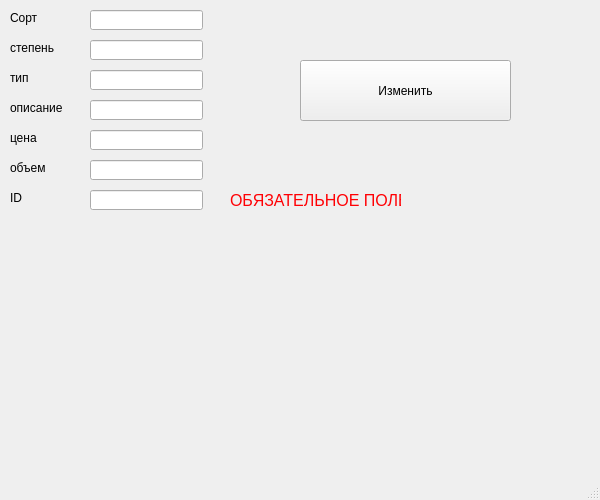
<?xml version="1.0" encoding="UTF-8"?>
<ui version="4.0">
 <class>MainWindow</class>
 <widget class="QMainWindow" name="MainWindow">
  <property name="geometry">
   <rect>
    <x>0</x>
    <y>0</y>
    <width>600</width>
    <height>500</height>
   </rect>
  </property>
  <property name="windowTitle">
   <string>MainWindow</string>
  </property>
  <widget class="QWidget" name="centralwidget">
   <widget class="QLineEdit" name="sort">
    <property name="geometry">
     <rect>
      <x>90</x>
      <y>10</y>
      <width>113</width>
      <height>20</height>
     </rect>
    </property>
   </widget>
   <widget class="QLineEdit" name="step">
    <property name="geometry">
     <rect>
      <x>90</x>
      <y>40</y>
      <width>113</width>
      <height>20</height>
     </rect>
    </property>
   </widget>
   <widget class="QLineEdit" name="type">
    <property name="geometry">
     <rect>
      <x>90</x>
      <y>70</y>
      <width>113</width>
      <height>20</height>
     </rect>
    </property>
   </widget>
   <widget class="QLineEdit" name="price">
    <property name="geometry">
     <rect>
      <x>90</x>
      <y>130</y>
      <width>113</width>
      <height>20</height>
     </rect>
    </property>
   </widget>
   <widget class="QLineEdit" name="volume">
    <property name="geometry">
     <rect>
      <x>90</x>
      <y>160</y>
      <width>113</width>
      <height>20</height>
     </rect>
    </property>
   </widget>
   <widget class="QLineEdit" name="opis">
    <property name="geometry">
     <rect>
      <x>90</x>
      <y>100</y>
      <width>113</width>
      <height>20</height>
     </rect>
    </property>
   </widget>
   <widget class="QLabel" name="label">
    <property name="geometry">
     <rect>
      <x>10</x>
      <y>10</y>
      <width>71</width>
      <height>16</height>
     </rect>
    </property>
    <property name="text">
     <string>Сорт</string>
    </property>
   </widget>
   <widget class="QLabel" name="label_2">
    <property name="geometry">
     <rect>
      <x>10</x>
      <y>40</y>
      <width>71</width>
      <height>16</height>
     </rect>
    </property>
    <property name="text">
     <string>степень</string>
    </property>
   </widget>
   <widget class="QLabel" name="label_3">
    <property name="geometry">
     <rect>
      <x>10</x>
      <y>100</y>
      <width>71</width>
      <height>16</height>
     </rect>
    </property>
    <property name="text">
     <string>описание</string>
    </property>
   </widget>
   <widget class="QLabel" name="label_4">
    <property name="geometry">
     <rect>
      <x>10</x>
      <y>130</y>
      <width>71</width>
      <height>16</height>
     </rect>
    </property>
    <property name="text">
     <string>цена</string>
    </property>
   </widget>
   <widget class="QLabel" name="label_5">
    <property name="geometry">
     <rect>
      <x>10</x>
      <y>160</y>
      <width>71</width>
      <height>16</height>
     </rect>
    </property>
    <property name="text">
     <string>объем</string>
    </property>
   </widget>
   <widget class="QLabel" name="label_6">
    <property name="geometry">
     <rect>
      <x>10</x>
      <y>70</y>
      <width>71</width>
      <height>16</height>
     </rect>
    </property>
    <property name="text">
     <string>тип</string>
    </property>
   </widget>
   <widget class="QPushButton" name="edbit">
    <property name="geometry">
     <rect>
      <x>300</x>
      <y>60</y>
      <width>211</width>
      <height>61</height>
     </rect>
    </property>
    <property name="text">
     <string>Изменить</string>
    </property>
   </widget>
   <widget class="QLineEdit" name="id">
    <property name="geometry">
     <rect>
      <x>90</x>
      <y>190</y>
      <width>113</width>
      <height>20</height>
     </rect>
    </property>
   </widget>
   <widget class="QLabel" name="label_7">
    <property name="geometry">
     <rect>
      <x>10</x>
      <y>190</y>
      <width>71</width>
      <height>16</height>
     </rect>
    </property>
    <property name="text">
     <string>ID</string>
    </property>
   </widget>
   <widget class="QLabel" name="label_8">
    <property name="geometry">
     <rect>
      <x>230</x>
      <y>190</y>
      <width>171</width>
      <height>21</height>
     </rect>
    </property>
    <property name="styleSheet">
     <string notr="true">color: rgb(255, 0, 4);</string>
    </property>
    <property name="text">
     <string>&lt;html&gt;&lt;head/&gt;&lt;body&gt;&lt;p align=&quot;center&quot;&gt;&lt;span style=&quot; font-size:12pt;&quot;&gt;ОБЯЗАТЕЛЬНОЕ ПОЛЕ&lt;/span&gt;&lt;/p&gt;&lt;/body&gt;&lt;/html&gt;</string>
    </property>
   </widget>
  </widget>
  <widget class="QStatusBar" name="statusbar"/>
 </widget>
 <resources/>
 <connections/>
</ui>
